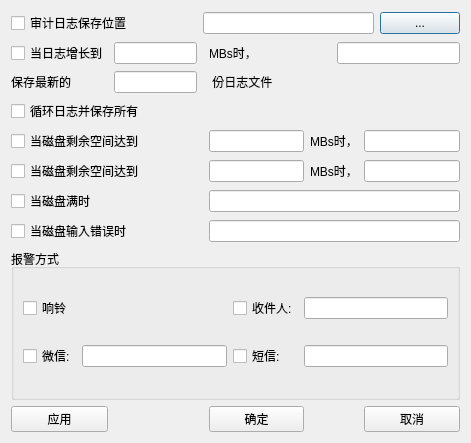
<?xml version="1.0" encoding="UTF-8"?>
<ui version="4.0">
 <class>ConfigDialog</class>
 <widget class="QDialog" name="ConfigDialog">
  <property name="geometry">
   <rect>
    <x>0</x>
    <y>0</y>
    <width>471</width>
    <height>443</height>
   </rect>
  </property>
  <property name="windowTitle">
   <string>审计配置</string>
  </property>
  <layout class="QGridLayout" name="gridLayout">
   <item row="0" column="0" colspan="2">
    <widget class="QCheckBox" name="checkBox">
     <property name="text">
      <string>审计日志保存位置</string>
     </property>
    </widget>
   </item>
   <item row="0" column="3" colspan="5">
    <widget class="QLineEdit" name="lineEdit"/>
   </item>
   <item row="0" column="8">
    <widget class="QPushButton" name="pushButton">
     <property name="text">
      <string>...</string>
     </property>
    </widget>
   </item>
   <item row="1" column="0">
    <widget class="QCheckBox" name="checkBox_2">
     <property name="text">
      <string>当日志增长到</string>
     </property>
    </widget>
   </item>
   <item row="1" column="1" colspan="2">
    <widget class="QLineEdit" name="lineEdit_2"/>
   </item>
   <item row="1" column="4" colspan="2">
    <widget class="QLabel" name="label">
     <property name="text">
      <string>MBs时，</string>
     </property>
    </widget>
   </item>
   <item row="1" column="6" colspan="3">
    <widget class="QLineEdit" name="lineEdit_3"/>
   </item>
   <item row="2" column="0">
    <widget class="QLabel" name="label_2">
     <property name="text">
      <string>保存最新的</string>
     </property>
    </widget>
   </item>
   <item row="2" column="1" colspan="2">
    <widget class="QLineEdit" name="lineEdit_4"/>
   </item>
   <item row="2" column="4" colspan="3">
    <widget class="QLabel" name="label_3">
     <property name="text">
      <string> 份日志文件</string>
     </property>
    </widget>
   </item>
   <item row="3" column="0" colspan="5">
    <widget class="QCheckBox" name="checkBox_3">
     <property name="text">
      <string>循环日志并保存所有</string>
     </property>
    </widget>
   </item>
   <item row="4" column="0" colspan="4">
    <widget class="QCheckBox" name="checkBox_4">
     <property name="text">
      <string>当磁盘剩余空间达到</string>
     </property>
    </widget>
   </item>
   <item row="4" column="4">
    <widget class="QLineEdit" name="lineEdit_6"/>
   </item>
   <item row="4" column="5" colspan="2">
    <widget class="QLabel" name="label_4">
     <property name="text">
      <string>MBs时，</string>
     </property>
    </widget>
   </item>
   <item row="4" column="7" colspan="2">
    <widget class="QLineEdit" name="lineEdit_5"/>
   </item>
   <item row="5" column="0" colspan="4">
    <widget class="QCheckBox" name="checkBox_5">
     <property name="text">
      <string>当磁盘剩余空间达到</string>
     </property>
    </widget>
   </item>
   <item row="5" column="4">
    <widget class="QLineEdit" name="lineEdit_8"/>
   </item>
   <item row="5" column="5" colspan="2">
    <widget class="QLabel" name="label_5">
     <property name="text">
      <string>MBs时，</string>
     </property>
    </widget>
   </item>
   <item row="5" column="7" colspan="2">
    <widget class="QLineEdit" name="lineEdit_7"/>
   </item>
   <item row="6" column="0" colspan="2">
    <widget class="QCheckBox" name="checkBox_6">
     <property name="text">
      <string>当磁盘满时</string>
     </property>
    </widget>
   </item>
   <item row="6" column="4" colspan="5">
    <widget class="QLineEdit" name="lineEdit_9"/>
   </item>
   <item row="7" column="0" colspan="2">
    <widget class="QCheckBox" name="checkBox_7">
     <property name="text">
      <string>当磁盘输入错误时</string>
     </property>
    </widget>
   </item>
   <item row="7" column="4" colspan="5">
    <widget class="QLineEdit" name="lineEdit_10"/>
   </item>
   <item row="8" column="0" colspan="9">
    <widget class="QGroupBox" name="groupBox">
     <property name="title">
      <string>报警方式</string>
     </property>
     <layout class="QGridLayout" name="gridLayout_2">
      <item row="0" column="0">
       <widget class="QCheckBox" name="checkBox_8">
        <property name="text">
         <string>响铃</string>
        </property>
       </widget>
      </item>
      <item row="0" column="2">
       <widget class="QCheckBox" name="checkBox_9">
        <property name="text">
         <string>收件人:</string>
        </property>
       </widget>
      </item>
      <item row="0" column="3">
       <widget class="QLineEdit" name="lineEdit_11"/>
      </item>
      <item row="1" column="0">
       <widget class="QCheckBox" name="checkBox_10">
        <property name="text">
         <string>微信:</string>
        </property>
       </widget>
      </item>
      <item row="1" column="1">
       <widget class="QLineEdit" name="lineEdit_12"/>
      </item>
      <item row="1" column="2">
       <widget class="QCheckBox" name="checkBox_11">
        <property name="text">
         <string>短信:</string>
        </property>
       </widget>
      </item>
      <item row="1" column="3">
       <widget class="QLineEdit" name="lineEdit_13"/>
      </item>
     </layout>
    </widget>
   </item>
   <item row="9" column="0">
    <widget class="QPushButton" name="pushButton_2">
     <property name="text">
      <string>应用</string>
     </property>
    </widget>
   </item>
   <item row="9" column="7" colspan="2">
    <widget class="QPushButton" name="pushButton_4">
     <property name="text">
      <string>取消</string>
     </property>
    </widget>
   </item>
   <item row="9" column="4">
    <widget class="QPushButton" name="pushButton_3">
     <property name="text">
      <string>确定</string>
     </property>
    </widget>
   </item>
  </layout>
 </widget>
 <resources/>
 <connections/>
</ui>
